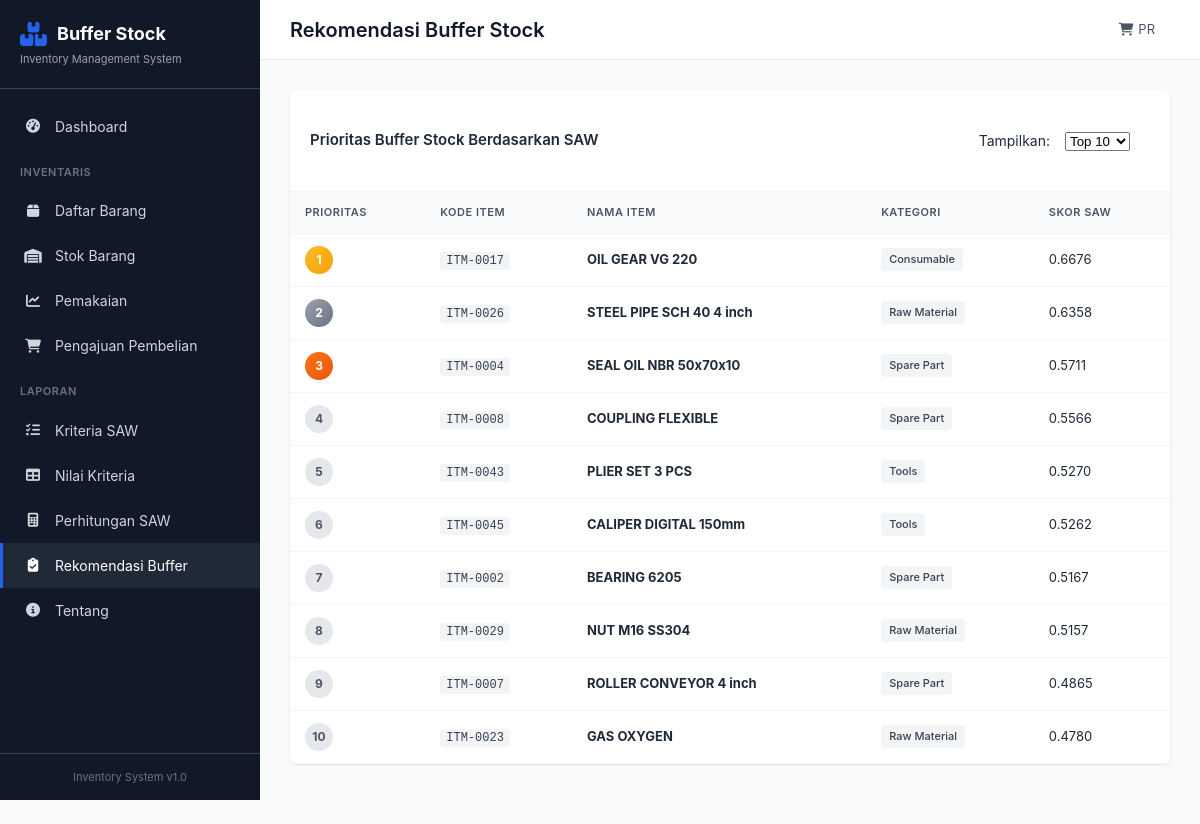
Before: /calculation/recommendation with the older database file.
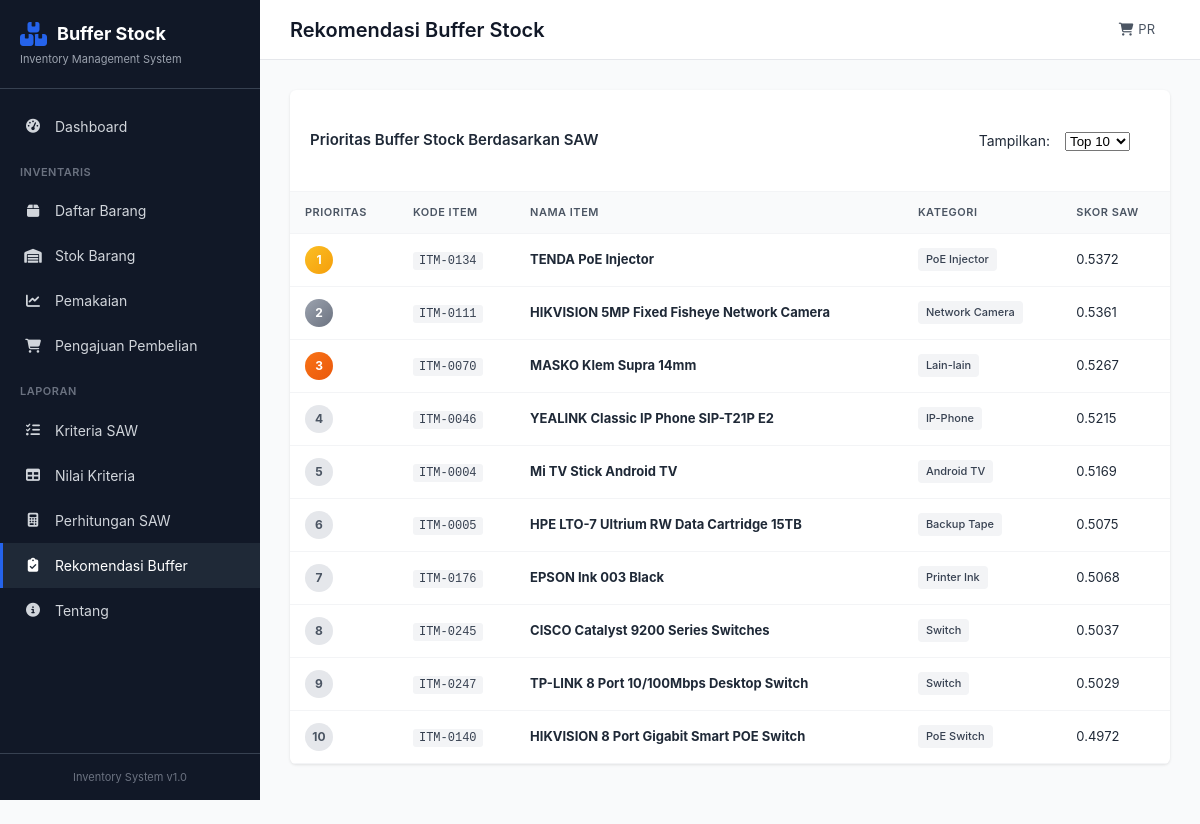
After: the same page with the newer database file.
### app/models.py (models this page shows, shortened)
class Item(db.Model):
    __tablename__ = 'items'
    id = db.Column(db.Integer, primary_key=True)
    kode_item = db.Column(db.String(50), unique=True, nullable=False)
    nama_item = db.Column(db.String(200), nullable=False)
    kategori = db.Column(db.String(100), nullable=False)
    unit = db.Column(db.String(50), default='PCS')
    harga = db.Column(db.Float, default=0)
    supplier = db.Column(db.String(200))
    lokasi_rak = db.Column(db.String(50))
    created_at = db.Column(db.DateTime, default=datetime.utcnow)
    criteria_values = db.relationship('CriteriaValue', backref='item', lazy=True, cascade='all, delete-orphan')

### app/routes.py (the view)
@main_bp.route('/calculation/recommendation')
def buffer_recommendation():
    top_n = request.args.get('top', 10, type=int)
    calc = SAWCalculator()
    recommendations = calc.get_buffer_stock_recommendation(top_n)
    if not recommendations:
        flash('Tidak ada data untuk dianalisis.', 'error')
        return redirect(url_for('main.index'))
    return render_template('calculation/recommendation.html',
                          recommendations=recommendations,
                          top_n=top_n)

### app/saw_algorithm.py (called while the page is built)
    def get_data(self):
        self.alternatives = Item.query.all()
        self.criteria = Criteria.query.order_by(Criteria.id).all()
        if not self.alternatives or not self.criteria:
            return False
        return True

    def build_decision_matrix(self):
        n_alternatives = len(self.alternatives)
        n_criteria = len(self.criteria)
        self.decision_matrix = np.zeros((n_alternatives, n_criteria))
        for i, item in enumerate(self.alternatives):
            for j, criteria in enumerate(self.criteria):
                criteria_value = CriteriaValue.query.filter_by(
                    item_id=item.id,
                    criteria_id=criteria.id
                ).first()
                if criteria_value:
                    self.decision_matrix[i, j] = criteria_value.nilai
                else:
                    self.decision_matrix[i, j] = 0
        return self.decision_matrix

### app/templates/calculation/recommendation.html (shortened to what this page needs)
{% extends 'base.html' %}
{% block page_title %}Rekomendasi Buffer Stock{% endblock %}
{% block content %}
<div class="section">
    <div class="card">
        <div class="card-header">
            <h3>Prioritas Buffer Stock Berdasarkan SAW</h3>
            <form method="GET" class="form-inline">
                <label>Tampilkan:</label>
                <select name="top" onchange="this.form.submit()">
                    <option value="10" {% if top_n == 10 %}selected{% endif %}>Top 10</option>
                </select>
            </form>
        </div>
        <div class="table-responsive">
            <table class="data-table recommendation-table">
                <thead>
                    <tr>
                        <th>Prioritas</th>
                        <th>Kode Item</th>
                        <th>Nama Item</th>
                        <th>Kategori</th>
                        <th>Skor SAW</th>
                    </tr>
                </thead>
                <tbody>
                    {% for rec in recommendations %}
                    <tr>
                        <td>
                            <span class="rank-badge rank-{{ rec.rank if rec.rank <= 3 else 'other' }}">{{ rec.rank }}</span>
                        </td>
                        <td><code>{{ rec.kode_item }}</code></td>
                        <td><strong>{{ rec.nama_item }}</strong></td>
                        <td><span class="badge">{{ rec.kategori }}</span></td>
                        <td>{{ "%.4f"|format(rec.score) }}</td>
                    </tr>
                    {% endfor %}
                </tbody>
            </table>
        </div>
    </div>
</div>
{% endblock %}

Changed rows visible on the page:
no longer on this page (row edited): Item: rank "1", kode_item "ITM-0017", nama_item "OIL GEAR VG 220", kategori "Consumable", score "0.6676"
no longer on this page (row edited): Item: rank "2", kode_item "ITM-0026", nama_item "STEEL PIPE SCH 40 4 inch", kategori "Raw Material", score "0.6358"
no longer on this page (row edited): Item: rank "4", kode_item "ITM-0008", nama_item "COUPLING FLEXIBLE", kategori "Spare Part", score "0.5566"
no longer on this page (row edited): Item: rank "5", kode_item "ITM-0043", nama_item "PLIER SET 3 PCS", kategori "Tools", score "0.5270"
no longer on this page (row edited): Item: rank "6", kode_item "ITM-0045", nama_item "CALIPER DIGITAL 150mm", kategori "Tools", score "0.5262"
no longer on this page (row edited): Item: rank "7", kode_item "ITM-0002", nama_item "BEARING 6205", kategori "Spare Part", score "0.5167"
no longer on this page (row edited): Item: rank "8", kode_item "ITM-0029", nama_item "NUT M16 SS304", kategori "Raw Material", score "0.5157"
no longer on this page (row edited): Item: rank "9", kode_item "ITM-0007", nama_item "ROLLER CONVEYOR 4 inch", kategori "Spare Part", score "0.4865"
no longer on this page (row edited): Item: rank "10", kode_item "ITM-0023", nama_item "GAS OXYGEN", kategori "Raw Material", score "0.4780"
added Item: rank "1", kode_item "ITM-0134", nama_item "TENDA PoE Injector", kategori "PoE Injector", score "0.5372"
added Item: rank "2", kode_item "ITM-0111", nama_item "HIKVISION 5MP Fixed Fisheye Network Camera", kategori "Network Camera", score "0.5361"
added Item: rank "3", kode_item "ITM-0070", nama_item "MASKO Klem Supra 14mm", kategori "Lain-lain", score "0.5267"
now on this page (row edited): Item: rank "4", kode_item "ITM-0046", nama_item "YEALINK Classic IP Phone SIP-T21P E2", kategori "IP-Phone", score "0.5215"
changed Item "ITM-0004": rank "3" → "5"; nama_item "SEAL OIL NBR 50x70x10" → "Mi TV Stick Android TV"; kategori "Spare Part" → "Android TV"; score "0.5711" → "0.5169"
now on this page (row edited): Item: rank "6", kode_item "ITM-0005", nama_item "HPE LTO-7 Ultrium RW Data Cartridge 15TB", kategori "Backup Tape", score "0.5075"
added Item: rank "7", kode_item "ITM-0176", nama_item "EPSON Ink 003 Black", kategori "Printer Ink", score "0.5068"
added Item: rank "8", kode_item "ITM-0245", nama_item "CISCO Catalyst 9200 Series Switches", kategori "Switch", score "0.5037"
added Item: rank "9", kode_item "ITM-0247", nama_item "TP-LINK 8 Port 10/100Mbps Desktop Switch", kategori "Switch", score "0.5029"
added Item: rank "10", kode_item "ITM-0140", nama_item "HIKVISION 8 Port Gigabit Smart POE Switch", kategori "PoE Switch", score "0.4972"
